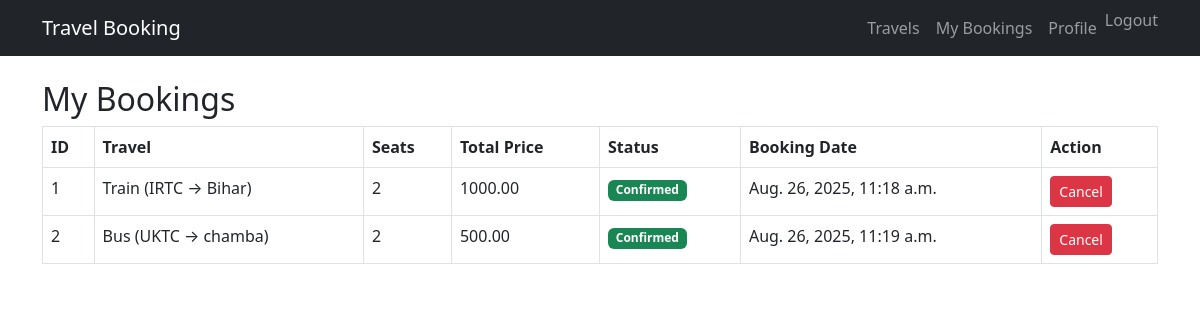
The app's page /my_bookings/ (signed in) with its own data.
### booking/models.py (models this page shows, shortened)
class Booking(models.Model):
    STATUS_CHOICES = (
        ('Confirmed', 'Confirmed'),
        ('Cancelled', 'Cancelled'),
    )
    booking_id = models.AutoField(primary_key=True)
    user = models.ForeignKey(User, on_delete=models.CASCADE)
    travel_option = models.ForeignKey(TravelOption, on_delete=models.CASCADE)
    number_of_seats = models.PositiveIntegerField()
    total_price = models.DecimalField(max_digits=10, decimal_places=2)
    booking_date = models.DateTimeField(auto_now_add=True)
    status = models.CharField(max_length=20, choices=STATUS_CHOICES, default='Confirmed')

class TravelOption(models.Model):
    TRAVEL_TYPES = (
        ('Flight', 'Flight'),
        ('Train', 'Train'),
        ('Bus', 'Bus'),
    )
    travel_id = models.AutoField(primary_key=True)
    travel_type = models.CharField(max_length=20, choices=TRAVEL_TYPES)
    source = models.CharField(max_length=100)
    destination = models.CharField(max_length=100)
    datetime = models.DateTimeField()
    price = models.DecimalField(max_digits=10, decimal_places=2)
    available_seats = models.PositiveIntegerField()

### booking/views.py (the view)
# urls.py: path("my_bookings/", views.my_bookings, name="my_bookings"),
@login_required
def my_bookings(request):
    bookings = Booking.objects.filter(user=request.user)
    return render(request, 'booking/my_bookings.html', {'bookings': bookings})

### booking/templates/booking/my_bookings.html (shortened to what this page needs)
{% extends "booking/base.html" %}
{% block content %}
<h2>My Bookings</h2>
<table class="table table-bordered table-hover">
  <thead>
    <tr>
      <th>ID</th>
      <th>Travel</th>
      <th>Seats</th>
      <th>Total Price</th>
      <th>Status</th>
      <th>Booking Date</th>
      <th>Action</th>
    </tr>
  </thead>
  <tbody>
    {% for b in bookings %}
    <tr>
      <td>{{ b.booking_id }}</td>
      <td>{{ b.travel_option.travel_type }} ({{ b.travel_option.source }} → {{ b.travel_option.destination }})</td>
      <td>{{ b.number_of_seats }}</td>
      <td>{{ b.total_price }}</td>
      <td>
        {% if b.status == "Confirmed" %}
          <span class="badge bg-success">{{ b.status }}</span>
        {% else %}
          <span class="badge bg-danger">{{ b.status }}</span>
        {% endif %}
      </td>
      <td>{{ b.booking_date }}</td>
      <td>
        {% if b.status == "Confirmed" %}
          <a href="{% url 'cancel_booking' b.pk %}" class="btn btn-danger btn-sm">Cancel</a>
        {% endif %}
      </td>
    </tr>
    {% empty %}
    <tr>
      <td colspan="7" class="text-center">No bookings found.</td>
    </tr>
    {% endfor %}
  </tbody>
</table>
{% endblock %}

### records on screen
Booking: booking_id "1", travel_option.travel_type "Train", travel_option.source "IRTC", travel_option.destination "Bihar", number_of_seats "2", total_price "1000.00", status "Confirmed", booking_date "Aug. 26, 2025, 11:18 a.m.", shows "Cancel"
Booking: booking_id "2", travel_option.travel_type "Bus", travel_option.source "UKTC", travel_option.destination "chamba", number_of_seats "2", total_price "500.00", status "Confirmed", booking_date "Aug. 26, 2025, 11:19 a.m.", shows "Cancel"
